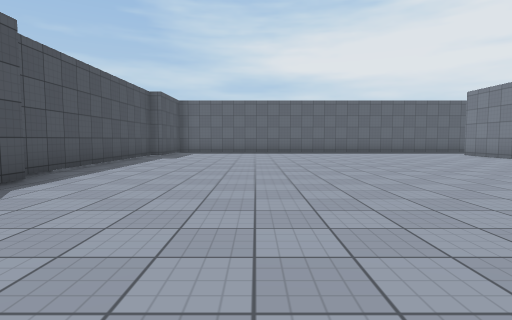
View 1 (above)

17 first-person views from a walk through a 3-D level made in the Unity game engine. The camera is 1.2 m above the floor, tilts 4° down and sees 80° across. The floor is counted in squares, 2 m on a side. Each view is taken from the middle of a square. On the plan, view 1 faces up. The plan holds only what a view shows up to about 9 squares ahead; the rest is blank. Some animated figures are left out. Surface patterns are stand-ins for the level's own textures.

View 2
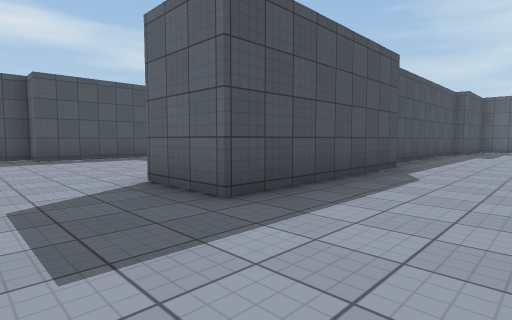

View 3
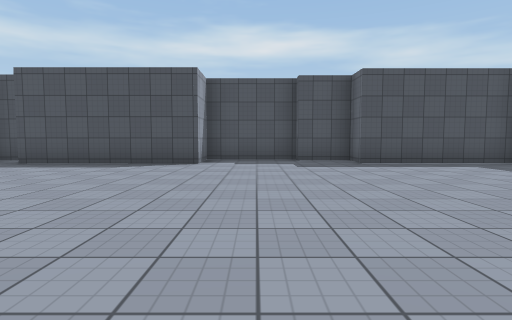

View 4
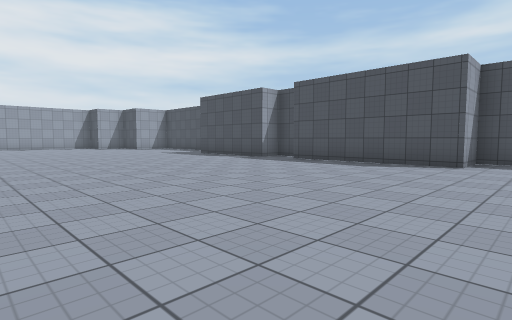

View 5
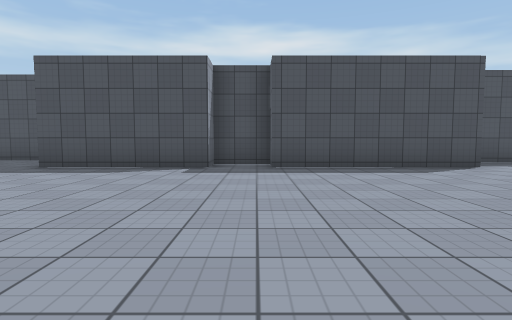

View 6
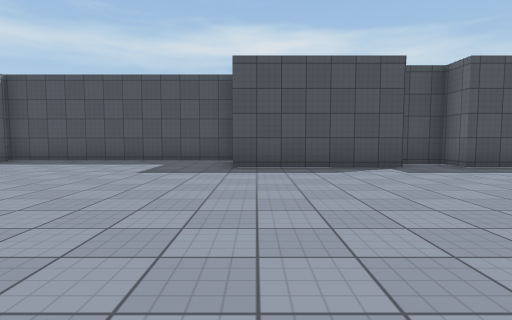

View 7
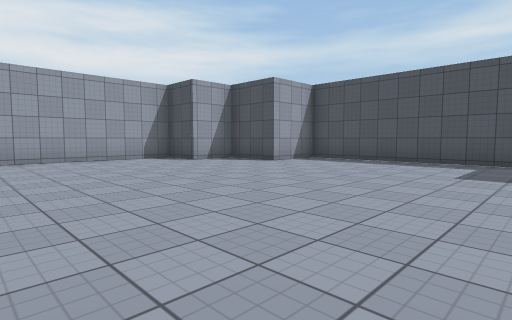

View 8
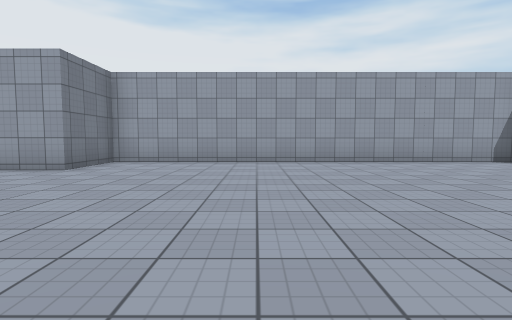

View 9
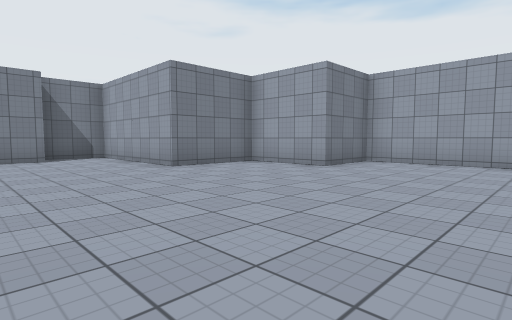

View 10
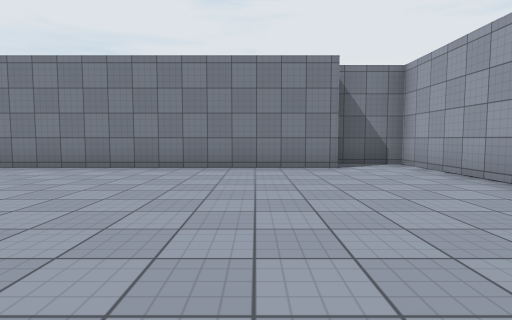

View 11
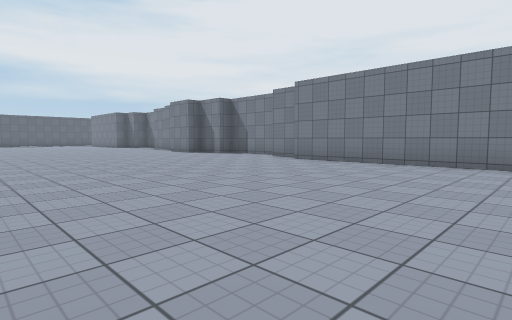

View 12
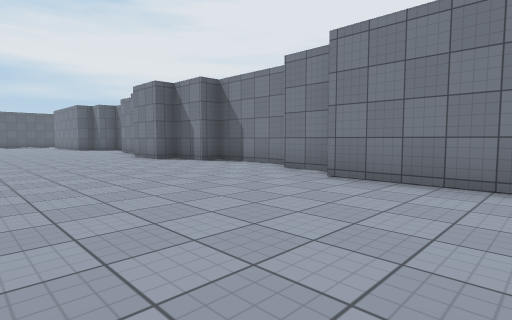

View 13
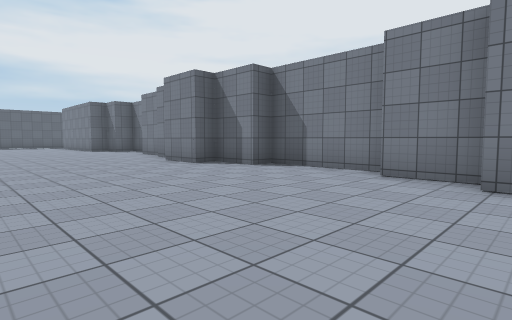

View 14
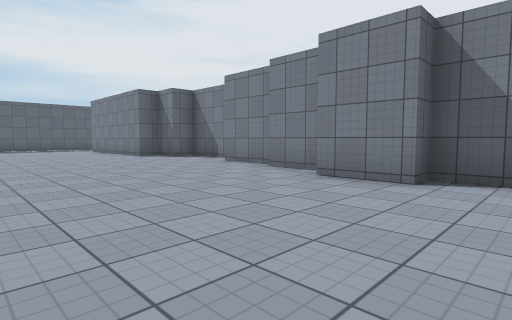

View 15
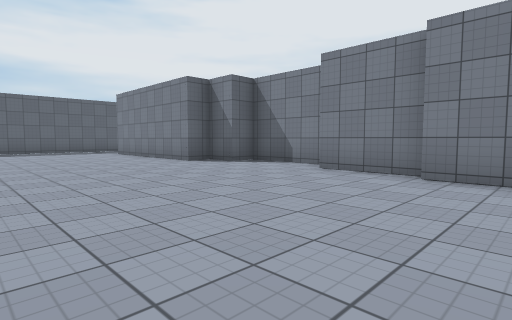

View 16
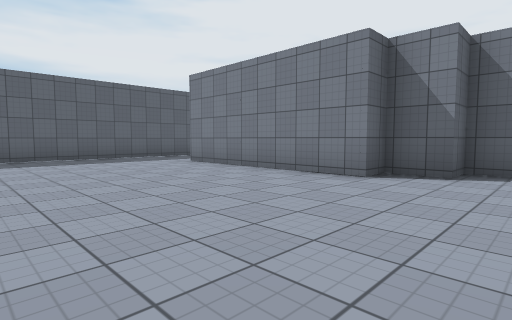

View 17
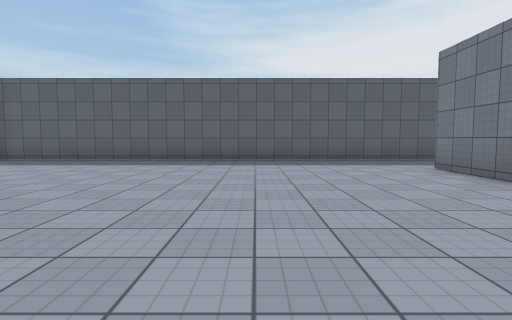

### Floor plan
Points are (right, up) in squares from view 1. A wall is a line through its corners. A room is listed if a view was taken in it or the views show most of it. See-through windows are left out.
Room 1 (views 1, 2, 3, 4, 5, 6, 7, 8, 9, 10, 11, 12, 13, 14, 15, 16, 17)
walls: (7.8, -8.4) (7.8, -6.9); (8.4, -6.8) (8.4, -4.1) (7.8, -4.1) (7.8, -2.7) (7.2, -2.7) (7.2, -1.1); (7.8, -0.9) (7.8, 0.5); (-3.4, 4.5) (-3.4, -0.1) (-5.1, -0.1); (8.2, 0.5) (8.2, 2.5); (-10.3, 3.2) (-10.3, -0.5) (-11.1, -0.5) (-11.1, -1.9) (-11.6, -1.9) (-11.6, -4.4) (-10.3, -4.4) (-10.3, -8.7) (-11.1, -8.7) (-11.1, -10) (-10.3, -10) (-10.3, -13.5); (9, 2.9) (9, 5.1) (8.2, 5.1) (8.2, 6.1) (7.5, 6.1) (7.5, 11.1); (-12.1, -13.5) (-12.1, -19.6) (-10.3, -19.6) (-10.3, -20.6); (7.2, -16.8) (7.2, -8.4); (-3.8, 9.1) (-3.8, 4.9); (-9.5, -21.4) (-8.9, -21.4) (-8.9, -22); (-8.6, -22.8) (1.6, -22.8) (1.6, -20.8) (3.9, -20.8) (3.9, -18.4) (8, -18.4) (8, -16.8); (9.1, 13.5) (-3.3, 13.5)

Positions as (right, up) in squares from view 1, and headings:
1: (0, 0), facing up
2: (-1, -2), facing up-left
3: (-3, -3), facing left
4: (-3, -3), facing down-left
5: (-4, -9), facing left
6: (-4, -13), facing left
7: (-4, -14), facing down-left
8: (-2, -15), facing down
9: (-2, -15), facing down-right
10: (1, -15), facing right
11: (0, -14), facing up-right
12: (3, -11), facing up-right
13: (3, -9), facing up-right
14: (3, -4), facing up-right
15: (3, -1), facing up-right
16: (3, 4), facing up-right
17: (4, 5), facing up
